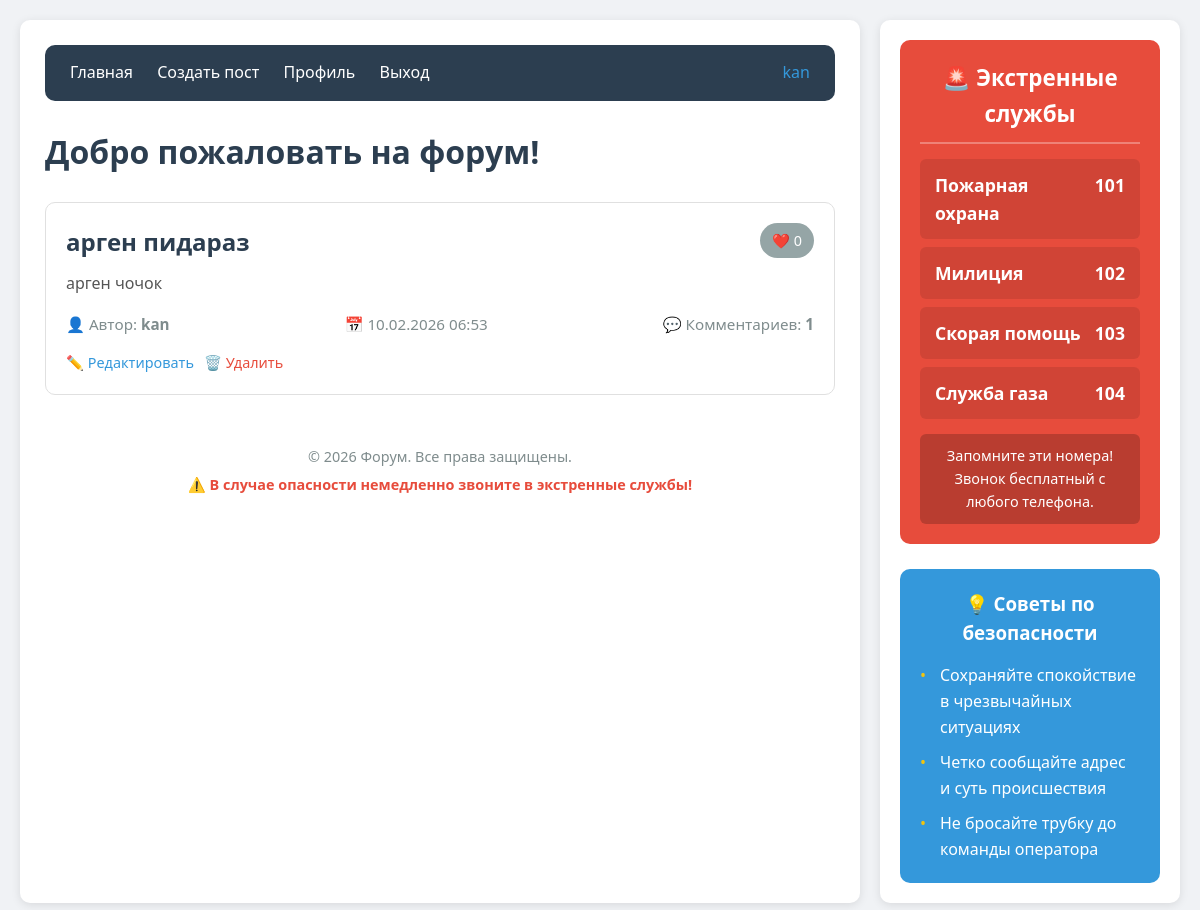
Screenshot of / (signed in) with the database file from the repository.
### main.py (models this page shows)
class User(db.Model):
    id = db.Column(db.Integer, primary_key=True)
    username = db.Column(db.String(80), unique=True, nullable=False)
    email = db.Column(db.String(120), unique=True, nullable=False)
    password = db.Column(db.String(200), nullable=False)
    posts = db.relationship('Post', backref='author', lazy=True)
    comments = db.relationship('Comment', backref='author', lazy=True)
    created_at = db.Column(db.DateTime, default=datetime.utcnow)

class Post(db.Model):
    id = db.Column(db.Integer, primary_key=True)
    title = db.Column(db.String(200), nullable=False)
    content = db.Column(db.Text, nullable=False)
    user_id = db.Column(db.Integer, db.ForeignKey('user.id'), nullable=False)
    created_at = db.Column(db.DateTime, default=datetime.utcnow)
    comments = db.relationship('Comment', backref='post', lazy=True)

### main.py (the view)
@app.route('/')
def index():
    posts = Post.query.order_by(Post.created_at.desc()).all()
    return render_template('index.html', posts=posts, emergency_services=EMERGENCY_SERVICES)

### pythonProject/templates/index.html (shortened to what this page needs)
{% extends "base.html" %}
{% block content %}
    <h1 style="margin-bottom: 25px; color: #2c3e50;">Добро пожаловать на форум!</h1>
    {% if posts %}
        {% for post in posts %}
            <div style="border: 1px solid #e0e0e0; padding: 20px; margin-bottom: 20px; border-radius: 10px; background-color: white;">
                <div style="display: flex; justify-content: space-between; align-items: start; margin-bottom: 10px;">
                    <h2 style="margin: 0;">
                        <a href="{{ url_for('view_post', post_id=post.id) }}" style="color: #2c3e50; text-decoration: none;">
                            {{ post.title }}
                        </a>
                    </h2>
                    <a href="{{ url_for('like_post', post_id=post.id) }}"
                       style="background-color: {% if post.likes|selectattr('user_id', 'equalto', session.user_id)|list|length > 0 %}#e74c3c{% else %}#95a5a6{% endif %};
                              color: white; padding: 6px 12px; border-radius: 20px; text-decoration: none; font-size: 0.9em; display: flex; align-items: center; gap: 5px;">
                        ❤️ {{ post.likes|length }}
                    </a>
                </div>
                <p style="margin-bottom: 15px; color: #555; line-height: 1.6;">
                    {{ post.content[:250] }}{% if post.content|length > 250 %}...{% endif %}
                </p>
                <div style="color: #7f8c8d; font-size: 0.95em; display: flex; justify-content: space-between; flex-wrap: wrap;">
                    <span>👤 Автор: <strong>{{ post.author.username }}</strong></span>
                    <span>📅 {{ post.created_at.strftime('%d.%m.%Y %H:%M') }}</span>
                    <span>💬 Комментариев: <strong>{{ post.comments|length }}</strong></span>
                </div>
                {% if session.user_id == post.user_id %}
                    <div style="margin-top: 15px; display: flex; gap: 10px;">
                        <a href="{{ url_for('edit_post', post_id=post.id) }}" style="color: #3498db; text-decoration: none; font-size: 0.9em;">✏️ Редактировать</a>
                        <a href="{{ url_for('delete_post', post_id=post.id) }}" onclick="return confirm('Удалить пост?')" style="color: #e74c3c; text-decoration: none; font-size: 0.9em;">🗑️ Удалить</a>
                    </div>
                {% elif session.is_admin %}
                    <div style="margin-top: 15px;">
                        <a href="{{ url_for('delete_post', post_id=post.id) }}" onclick="return confirm('Удалить пост как администратор?')" style="color: #e74c3c; text-decoration: none; font-size: 0.9em;">🗑️ Удалить (админ)</a>
                    </div>
                {% endif %}
            </div>
        {% endfor %}
    {% endif %}
{% endblock %}

### pythonProject/templates/base.html (shortened to what this page needs)
<!DOCTYPE html>
<html lang="ru">
<head>
</head>
<body>
    <div class="container">
        <div class="main-content">
            <nav>
                <a href="{{ url_for('index') }}">Главная</a>
                {% if session.username %}
                    <a href="{{ url_for('create_post') }}">Создать пост</a>
                    <a href="{{ url_for('profile') }}">Профиль</a>
                    <a href="{{ url_for('logout') }}">Выход</a>
                    <span style="float: right; color: #3498db;">
                        {{ session.username }}
                    </span>
                {% else %}
                    <a href="{{ url_for('login') }}">Вход</a>
                    <a href="{{ url_for('register') }}">Регистрация</a>
                {% endif %}
            </nav>
            {% block content %}{% endblock %}
            <footer>
                <p>© 2026 Форум. Все права защищены.</p>
                <p style="margin-top: 5px; color: #e74c3c; font-weight: bold;">
                    ⚠️ В случае опасности немедленно звоните в экстренные службы!
                </p>
            </footer>
        </div>
        <div class="sidebar">
            <div class="emergency-block">
                <h3>🚨 Экстренные службы</h3>
                <ul class="emergency-services">
                    {% for service in emergency_services %}
                    <li>
                        <span>{{ service.name }}</span>
                        <span>{{ service.phone }}</span>
                    </li>
                    {% endfor %}
                </ul>
                <p style="margin-top: 15px; text-align: center; font-size: 0.9em; background-color: rgba(0,0,0,0.2); padding: 10px; border-radius: 6px;">
                    Запомните эти номера!<br>Звонок бесплатный с любого телефона.
                </p>
            </div>
            <div style="background-color: #3498db; color: white; padding: 20px; border-radius: 10px;">
                <h3 style="margin-bottom: 15px; text-align: center;">💡 Советы по безопасности</h3>
                <ul style="list-style: none; padding-left: 0;">
                    <li style="margin-bottom: 10px; padding-left: 20px; position: relative;">
                        <span style="position: absolute; left: 0; color: #f1c40f;">•</span>
                        Сохраняйте спокойствие в чрезвычайных ситуациях
                    </li>
                    <li style="margin-bottom: 10px; padding-left: 20px; position: relative;">
                        <span style="position: absolute; left: 0; color: #f1c40f;">•</span>
                        Четко сообщайте адрес и суть происшествия
                    </li>
                    <li style="padding-left: 20px; position: relative;">
                        <span style="position: absolute; left: 0; color: #f1c40f;">•</span>
                        Не бросайте трубку до команды оператора
                    </li>
                </ul>
            </div>
        </div>
    </div>
</body>
</html>

### pythonProject/templates/base.html (style rules this page uses)
* { margin: 0; padding: 0; box-sizing: border-box; }
body { font-family: 'Segoe UI', Tahoma, Geneva, Verdana, sans-serif; line-height: 1.6; background-color: #f0f2f5; color: #333; }
.container { max-width: 1200px; margin: 0 auto; display: flex; gap: 20px; padding: 20px; }
.main-content { flex: 1; background-color: white; padding: 25px; border-radius: 10px; box-shadow: 0 2px 10px rgba(0,0,0,0.1); }
.sidebar { width: 300px; background-color: white; padding: 20px; border-radius: 10px; box-shadow: 0 2px 10px rgba(0,0,0,0.1); align-self: flex-start; position: sticky; top: 20px; }
nav { background-color: #2c3e50; padding: 15px 25px; border-radius: 10px; margin-bottom: 25px; }
nav a { color: white; text-decoration: none; margin-right: 20px; font-weight: 500; transition: opacity 0.3s; }
.emergency-block { background-color: #e74c3c; color: white; padding: 20px; border-radius: 10px; margin-bottom: 25px; }
.emergency-block h3 { margin-bottom: 15px; text-align: center; font-size: 1.4em; border-bottom: 2px solid rgba(255,255,255,0.3); padding-bottom: 10px; }
.emergency-services { list-style: none; }
.emergency-services li { padding: 12px 15px; background-color: rgba(0,0,0,0.1); margin-bottom: 8px; border-radius: 6px; display: flex; justify-content: space-between; font-weight: bold; font-size: 1.1em; }
footer { text-align: center; margin-top: 30px; padding: 20px; color: #7f8c8d; font-size: 0.9em; }

### rows the page displays
User: username "kan"
Post: title "арген пидараз", likes|length "0", content "арген чочок", author.username "kan", created_at "10.02.2026 06:53", comments|length "1"

### other values shown
{{ service.name }} "Пожарная охрана" "Милиция" "Скорая помощь" "Служба газа"
{{ service.phone }} "101" "102" "103" "104"
